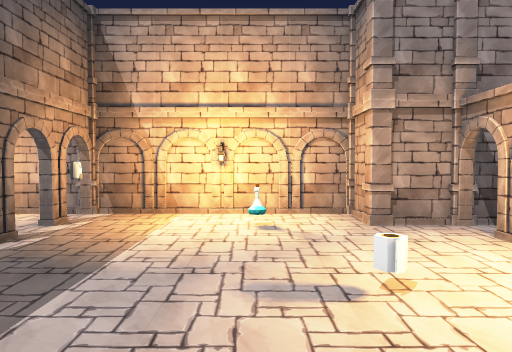
View 1 (above)

12 first-person views from a walk through a 3-D level made in the Unity game engine. The camera is 1.5 m above the floor, tilts 2° down and sees 70° across. The floor is counted in squares, 2 m on a side. Each view is taken from the middle of a square. On the plan, view 1 faces up. The plan holds only what a view shows up to about 11 squares ahead; the rest is blank. Door leaves are left out, so doorways stand open. Some surface patterns are stand-ins.

View 2
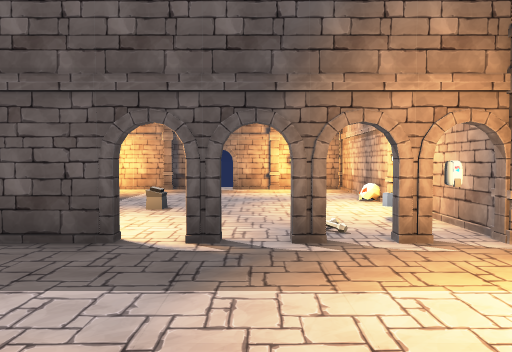

View 3
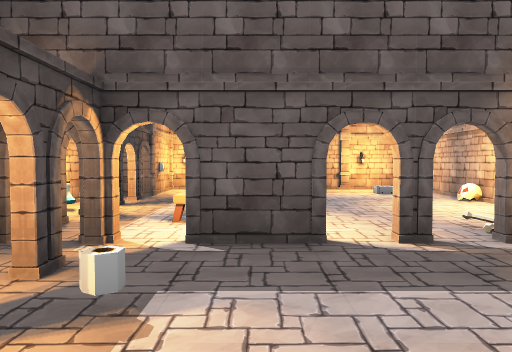

View 4
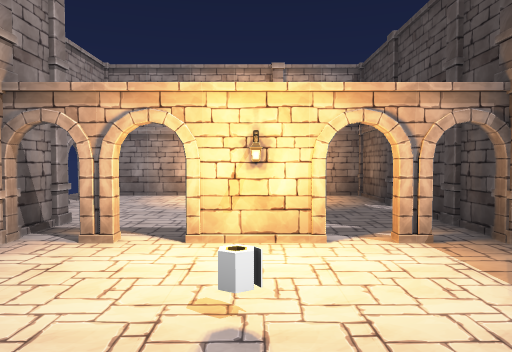

View 5
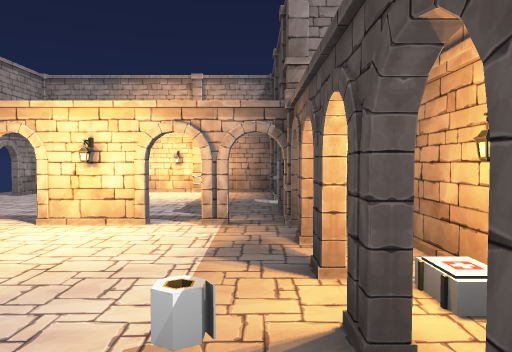

View 6
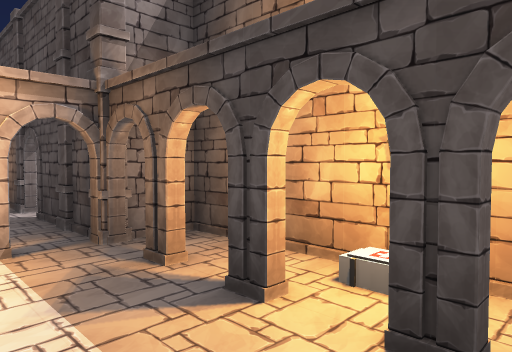

View 7
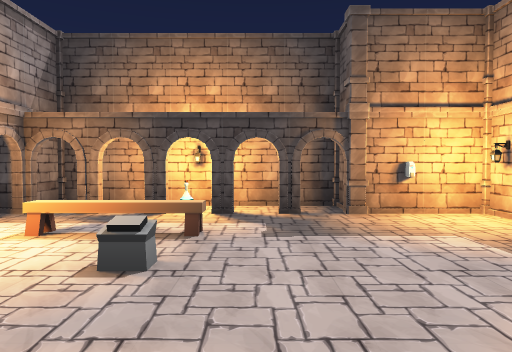

View 8
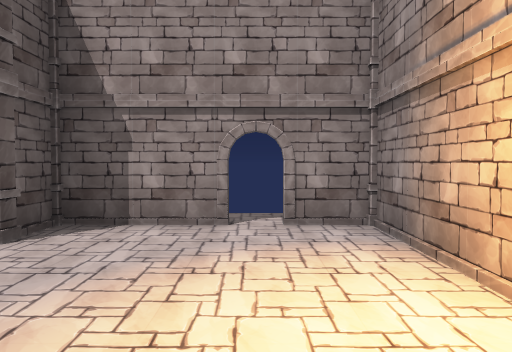

View 9
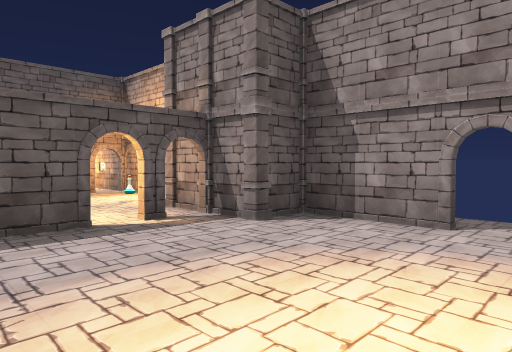

View 10
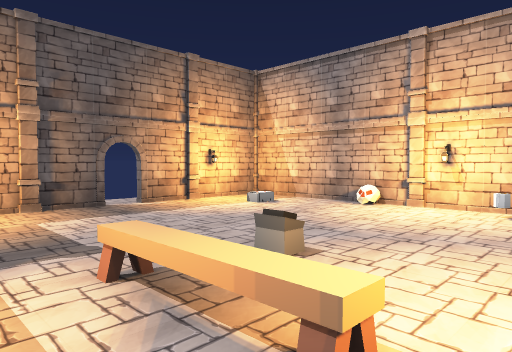

View 11
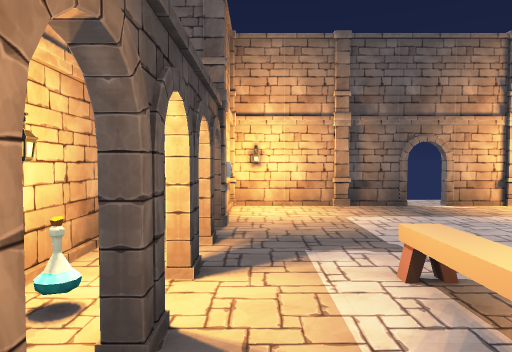

View 12
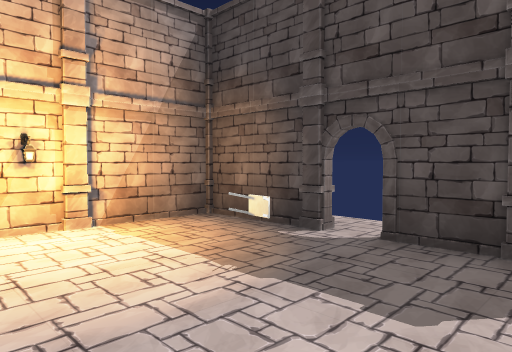

### Floor plan
Points are (right, up) in squares from view 1. A wall is a line through its corners. A room is listed if a view was taken in it or the views show most of it. See-through windows are left out.
Room 1 (views 1, 2, 3, 4, 5, 6, 7, 8, 9, 10, 11, 12)
walls: (-2.4, 1.8) (-2.4, 0.2); (-2.4, 3.8) (-2.4, 3.2); (-2.4, -0.2) (-2.4, -0.8); (-1.8, -0.4) (-1.3, -0.4); (-2.4, 4.8) (-2.4, 4.2); (-2.6, -1.4) (-2.1, -1.4); (-0.6, -1.4) (2.4, -1.4); (-3.8, -1.4) (-3.3, -1.4); (1.2, -0.4) (1.7, -0.4); (2.4, 1.3) (2.4, 2.8); (2.6, 2.7) (2.6, 1.7); (2.4, 0.3) (2.4, 0.8); (1.4, 5.5) (-9.4, 5.5) (-9.4, 2.3); (2.4, -0.4) (4.7, -0.4); (-6.8, -1.4) (-6.3, -1.4); (-7.3, -2.4) (-2.6, -2.4); (-9.4, 1.8) (-9.4, 0.6); (5.2, -0.4) (7.5, -0.4) (7.5, 5.5) (6.2, 5.5); (5.7, 5.5) (3.6, 5.5)
ways out: open door at (-9.5, 2); open door at (-3, 5); open door at (5, -0.5); open door at (6, 5.5)
objects: lamp (-9, -1); pillar (-9, 0); pillar (-9, 4); pillar (-8, -1); skull (-6, 5); other object (-5, -1); chair (-5, 0) to (-4, 0); other object (-5, 1); pillar (-5, 6); other object (-4, 5); other object (-1, 0); other object (0, 4); other object (1, 2); pillar (1, 4); pillar (2, 5) to (3, 5); pillar (2, 6); pillar (3, -1); pillar (3, 6); pillar (4, -1) to (4, 0); pillar (4, 4); other object (5, 1); pillar (6, -1) to (6, 0); pillar (8, 1)

Positions as (right, up) in squares from view 1, and headings:
1: (0, 0), facing up
2: (1, 3), facing left
3: (1, 1), facing left
4: (-1, 2), facing right
5: (-2, 0), facing right
6: (-1, 1), facing down-right
7: (-6, 4), facing down
8: (6, 1), facing up
9: (7, 1), facing up-left
10: (-3, -1), facing up-left
11: (-3, -1), facing left
12: (3, 3), facing down-right
